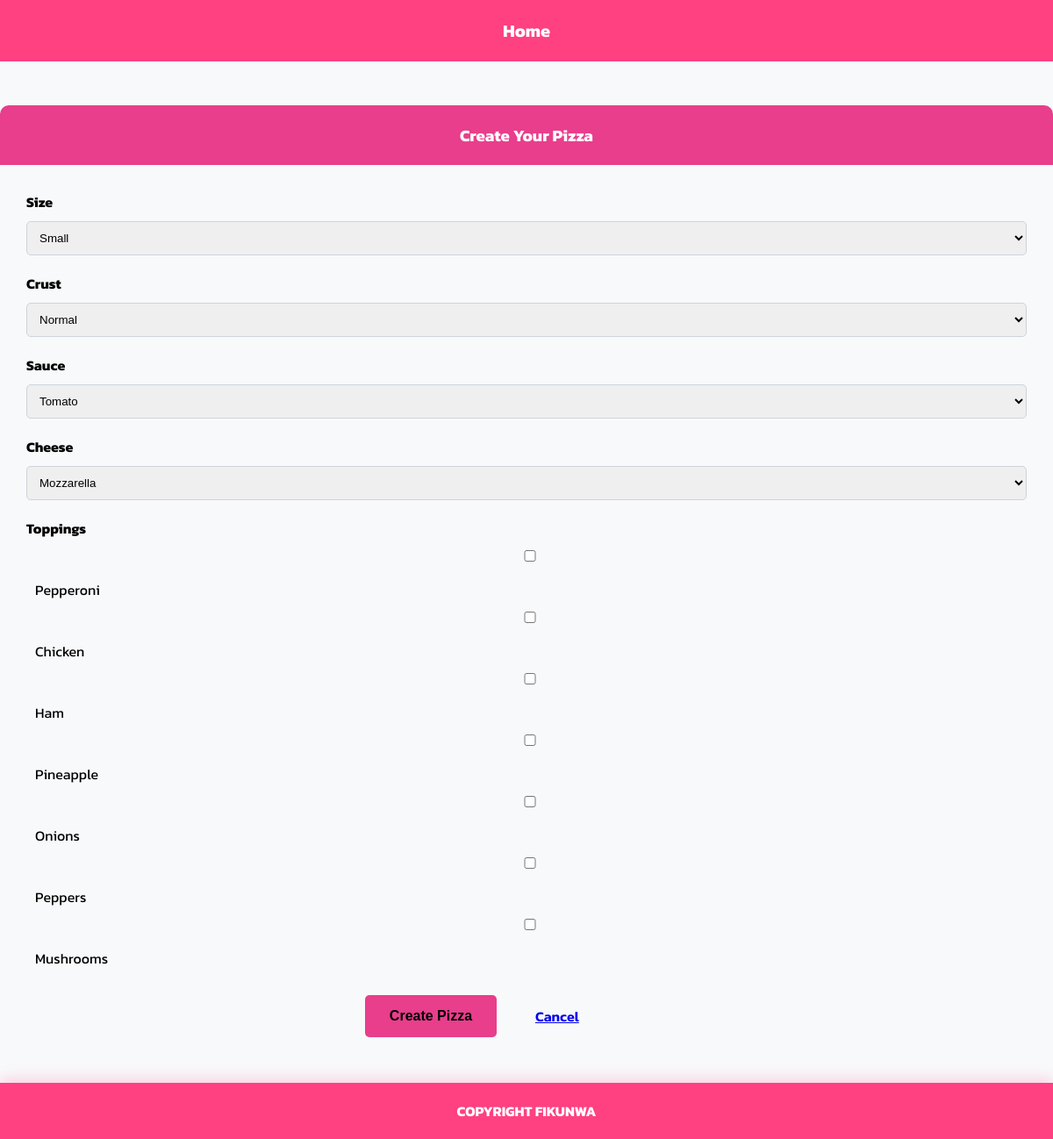
Page /create_pizza/ (signed in) on the committed database.
### pizza_appl/models.py (models this page shows, shortened)
class Toppings(models.Model):
    topping = models.CharField(max_length=80)

### pizza_appl/views.py (the view)
# urls.py: path('create_pizza/', views.create_order, name='create_pizza'),
@login_required(login_url='/login')
def create_order(request):
    toppings = Toppings.objects.all()
    if request.method == 'POST':
        form = PizzaForm(request.POST)
        if form.is_valid():
            pizza = form.save(commit=False)
            pizza.author = request.user
            pizza.save()
            form.save_m2m()
            pending_pizza_ids = request.session.get('pending_pizza_ids', [])
            pending_pizza_ids.append(pizza.id)
            request.session['pending_pizza_ids'] = pending_pizza_ids
            return redirect('delivery')
    else:
     form = PizzaForm()
    return render(request, 'order.html', {'form': form, "toppings": toppings})

### pizza_appl/forms.py
class PizzaForm(forms.ModelForm):
    class Meta:
        model = Pizza
        fields = ["size",
                  "crust",
                  "sauce",
                  "cheese",
                  "toppings"
                  ]
        widgets = {
            'toppings': forms.CheckboxSelectMultiple()
        }

### pizza_appl/templates/order.html (shortened to what this page needs)
{% extends 'base.html' %}
{% load widget_tweaks %}
{% block content %}
<div class="container mt-5">
    <div class="row justify-content-center">
        <div class="col-md-8">
            <div class="card shadow">
                <div class="card-header bg-primary text-white">
                    <h3 class="mb-0">Create Your Pizza</h3>
                </div>
                <div class="card-body">
                    <form method="POST">
                        <div class="mb-3">
                            <label class="form-label">Size</label>
                            {{ form.size|add_class:"form-select" }}
                        </div>
                        <div class="mb-3">
                            <label class="form-label">Crust</label>
                            {{ form.crust|add_class:"form-select" }}
                        </div>
                        <div class="mb-3">
                            <label class="form-label">Sauce</label>
                            {{ form.sauce|add_class:"form-select" }}
                        </div>
                        <div class="mb-3">
                            <label class="form-label">Cheese</label>
                            {{ form.cheese|add_class:"form-select" }}
                        </div>
                        <div class="mb-3">
                            <label class="form-label">Toppings</label>
                            <div class="row px-3">
                                {% for topping in toppings %}
                                <div class="col-md-4">
                                    <div class="form-check mb-2">
                                        <input class="form-check-input" type="checkbox" name="toppings" value="{{ topping.id }}" id="topping_{{ topping.id }}">
                                        <label class="form-check-label" for="topping_{{ topping.id }}">
                                            {{ topping.topping }}
                                        </label>
                                    </div>
                                </div>
                                {% endfor %}
                            </div>
                        </div>
                        <div class="button-container">
                            <button type="submit" class="btn btn-primary">Create Pizza</button>
                            <a href="{% url 'index' %}" class="btn btn-secondary">Cancel</a>
                        </div>
                    </form>
                </div>
            </div>
        </div>
    </div>
</div>
{% endblock %}

### pizza_appl/templates/base.html (style rules this page uses)
body { margin: 0; padding: 0; min-height: 100vh; position: relative; padding-bottom: 70px; }

### pizza_appl/templates/order.html (style rules this page uses)
body { background-color: #f8f9fa; font-family: 'Kanit', sans-serif; }
.container { margin-top: 50px; }
.card { border: none; border-radius: 10px; overflow: hidden; }
.card-header { background-color: #e83e8c; color: white; padding: 20px; text-align: center; }
.card-header h3 { margin: 0; font-weight: bold; }
.card-body { padding: 30px; }
.form-label { font-weight: bold; margin-bottom: 10px; display: block; }
.form-select, .form-check-input { width: 100%; padding: 10px; border-radius: 5px; border: 1px solid #ced4da; margin-bottom: 20px; }
.form-check { margin-bottom: 10px; }
.form-check-label { margin-left: 10px; font-weight: normal; }
.button-container { display: flex; justify-content: center; gap: 20px; margin-top: 30px; }
.button-container .btn { min-width: 150px; padding: 12px 24px; font-weight: 600; }
.btn-primary { background-color: #e83e8c; border: none; padding: 10px; border-radius: 5px; font-size: 16px; font-weight: bold; cursor: pointer; transition: background-color 0.3s ease; }

### rows in the picture
Toppings: topping "Pepperoni"
Toppings: topping "Chicken"
Toppings: topping "Ham"
Toppings: topping "Pineapple"
Toppings: topping "Onions"
Toppings: topping "Peppers"
Toppings: topping "Mushrooms"
